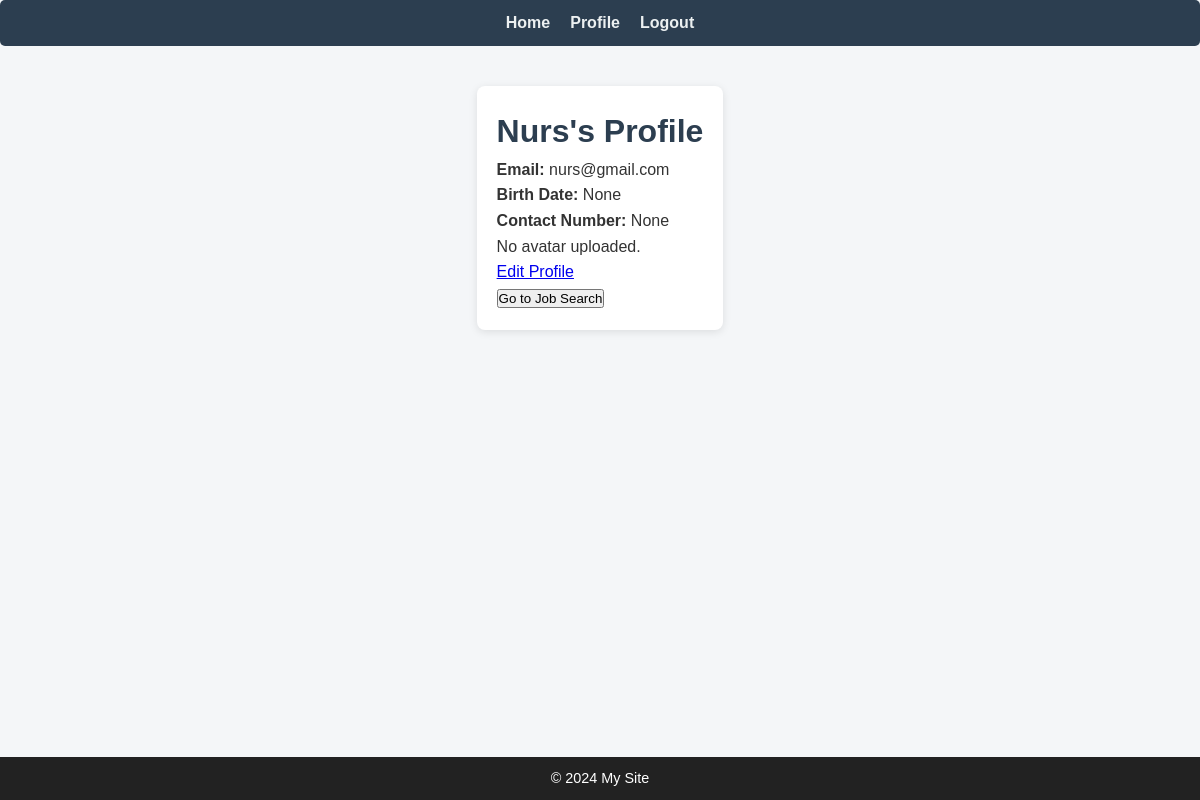
/accounts/profile/ (signed in), run on the app's committed database.
### users/models.py (models this page shows, shortened)
class Profile(models.Model):
    user = models.OneToOneField(User, on_delete=models.CASCADE, related_name='profile', verbose_name='Profile')
    avatar = models.ImageField(upload_to='avatars/', verbose_name='Avatar', null=True, blank=True)
    birth_date = models.DateField(null=True, blank=True, verbose_name='Birth Date')
    number = models.CharField(max_length=20, null=True, blank=True, verbose_name='Phone Number')
    resume = models.FileField(upload_to='resumes/', null=True, blank=True, verbose_name='Resume')

### users/views.py (the view)
# urls.py: path('profile/', profile_view, name='profile'),
@login_required
def profile_view(request):
    profile, created = Profile.objects.get_or_create(user=request.user)
    return render(request, 'profile.html', {
        'user': request.user,
        'profile': profile
    })

### users/templates/profile.html (shortened to what this page needs)
{% extends "base.html" %}
{% block content %}
<!DOCTYPE html>
<html lang="en">
<head>
</head>
<body>
    <h1>{{ profile.user.username }}'s Profile</h1>
    <p><strong>Email:</strong> {{ profile.user.email }}</p>
    <p><strong>Birth Date:</strong> {{ profile.birth_date }}</p>
    <p><strong>Contact Number:</strong> {{ profile.number }}</p>
    {% if profile.avatar %}
        <img src="{{ profile.avatar.url }}" alt="{{ profile.user.username }}'s avatar" width="100">
    {% else %}
        <p>No avatar uploaded.</p>
    {% endif %}
    <a href="{% url 'profile_edit' %}">Edit Profile</a>
    <br>
    <a href="{% url 'job-search' %}">
        <button type="button">Go to Job Search</button>
    </a>
</body>
</html>
{% endblock %}

### users/templates/base.html (style rules this page uses)
* { box-sizing: border-box; margin: 0; padding: 0; font-family: Arial, sans-serif; }
body { line-height: 1.6; background-color: #f4f6f8; color: #333; display: flex; flex-direction: column; min-height: 100vh; }
h1, h2 { color: #2c3e50; }

### data on the page
Profile: user.username "Nurs", user.email "nurs@gmail.com", birth_date "None", number "None"
